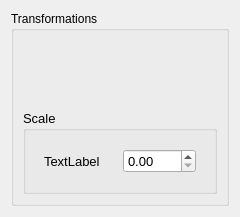
<?xml version="1.0" encoding="UTF-8"?>
<ui version="4.0">
 <class>TransformationsWidget</class>
 <widget class="QWidget" name="TransformationsWidget">
  <property name="geometry">
   <rect>
    <x>0</x>
    <y>0</y>
    <width>240</width>
    <height>217</height>
   </rect>
  </property>
  <property name="windowTitle">
   <string>Form</string>
  </property>
  <layout class="QVBoxLayout" name="verticalLayout">
   <item>
    <widget class="SideWidgetGroupBox" name="groupBox">
     <property name="title">
      <string>Transformations</string>
     </property>
     <layout class="QVBoxLayout" name="verticalLayout_2">
      <item>
       <widget class="DCoordinate3GroupBox" name="rotate" native="true"/>
      </item>
      <item>
       <widget class="DCoordinate3GroupBox" name="translate" native="true"/>
      </item>
      <item>
       <widget class="QGroupBox" name="scale">
        <property name="font">
         <font>
          <pointsize>10</pointsize>
         </font>
        </property>
        <property name="title">
         <string>Scale</string>
        </property>
        <layout class="QHBoxLayout" name="horizontalLayout">
         <property name="margin">
          <number>18</number>
         </property>
         <item>
          <widget class="QLabel" name="scale_label">
           <property name="text">
            <string>TextLabel</string>
           </property>
          </widget>
         </item>
         <item>
          <widget class="QDoubleSpinBox" name="scale_doubleSpinBox"/>
         </item>
        </layout>
       </widget>
      </item>
     </layout>
    </widget>
   </item>
  </layout>
 </widget>
 <customwidgets>
  <customwidget>
   <class>DCoordinate3GroupBox</class>
   <extends>QWidget</extends>
   <header location="global">GUI/BasicWidgets/DCoordinate3GroupBox.h</header>
   <container>1</container>
  </customwidget>
  <customwidget>
   <class>SideWidgetGroupBox</class>
   <extends>QGroupBox</extends>
   <header>GUI/SideWidgetComponents/SideWidgetGroupBox.h</header>
   <container>1</container>
  </customwidget>
 </customwidgets>
 <resources/>
 <connections/>
</ui>
